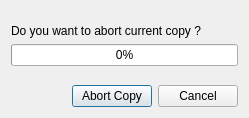
<?xml version="1.0" encoding="UTF-8"?>
<ui version="4.0">
 <class>Dialog</class>
 <widget class="QDialog" name="Dialog">
  <property name="geometry">
   <rect>
    <x>0</x>
    <y>0</y>
    <width>249</width>
    <height>118</height>
   </rect>
  </property>
  <property name="windowTitle">
   <string>Abort Copy ?</string>
  </property>
  <layout class="QVBoxLayout" name="verticalLayout_2">
   <item>
    <layout class="QVBoxLayout" name="verticalLayout">
     <item>
      <spacer name="verticalSpacer">
       <property name="orientation">
        <enum>Qt::Vertical</enum>
       </property>
       <property name="sizeHint" stdset="0">
        <size>
         <width>20</width>
         <height>40</height>
        </size>
       </property>
      </spacer>
     </item>
     <item>
      <widget class="QLabel" name="label">
       <property name="text">
        <string>Do you want to abort current copy ?</string>
       </property>
      </widget>
     </item>
     <item>
      <widget class="QProgressBar" name="progressBar">
       <property name="value">
        <number>0</number>
       </property>
      </widget>
     </item>
     <item>
      <spacer name="verticalSpacer_2">
       <property name="orientation">
        <enum>Qt::Vertical</enum>
       </property>
       <property name="sizeHint" stdset="0">
        <size>
         <width>20</width>
         <height>40</height>
        </size>
       </property>
      </spacer>
     </item>
     <item>
      <layout class="QHBoxLayout" name="horizontalLayout">
       <item>
        <spacer name="horizontalSpacer">
         <property name="orientation">
          <enum>Qt::Horizontal</enum>
         </property>
         <property name="sizeHint" stdset="0">
          <size>
           <width>40</width>
           <height>20</height>
          </size>
         </property>
        </spacer>
       </item>
       <item>
        <widget class="QPushButton" name="pushButtonAbort">
         <property name="text">
          <string>Abort Copy</string>
         </property>
         <property name="icon">
          <iconset theme="dialog-cancel">
           <normaloff>.</normaloff>.</iconset>
         </property>
        </widget>
       </item>
       <item>
        <widget class="QPushButton" name="pushButtonCancel">
         <property name="text">
          <string>Cancel</string>
         </property>
         <property name="icon">
          <iconset theme="dialog-cancel">
           <normaloff>.</normaloff>.</iconset>
         </property>
        </widget>
       </item>
      </layout>
     </item>
    </layout>
   </item>
  </layout>
 </widget>
 <resources/>
 <connections>
  <connection>
   <sender>pushButtonCancel</sender>
   <signal>clicked()</signal>
   <receiver>Dialog</receiver>
   <slot>reject()</slot>
   <hints>
    <hint type="sourcelabel">
     <x>198</x>
     <y>92</y>
    </hint>
    <hint type="destinationlabel">
     <x>124</x>
     <y>58</y>
    </hint>
   </hints>
  </connection>
  <connection>
   <sender>pushButtonAbort</sender>
   <signal>clicked()</signal>
   <receiver>Dialog</receiver>
   <slot>accept()</slot>
   <hints>
    <hint type="sourcelabel">
     <x>98</x>
     <y>92</y>
    </hint>
    <hint type="destinationlabel">
     <x>124</x>
     <y>58</y>
    </hint>
   </hints>
  </connection>
 </connections>
</ui>
